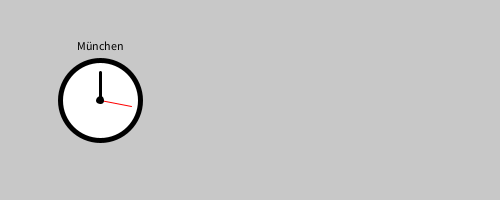
Frame 1 (no input)
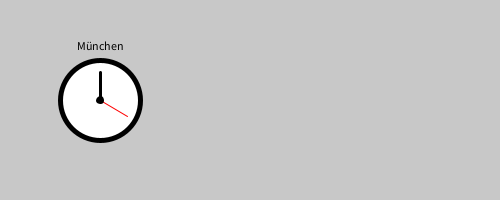
Frame 60 (the mouse pressed at the canvas centre just before this capture)
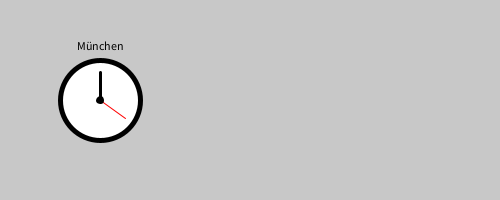
Frame 120 (the mouse held since frame 60 and released just before this capture)

The Processing sketch that drew these frames (run headless with seeded random() and noise(); from frame 60 on, the mouse is pressed at the canvas centre):

// Processing sketch: Weltzeituhr_Vorlage
// ── Weltzeituhr_Vorlage.pde
Uhr uhr1;


void setup()
{
  size(500,200);
  uhr1 = new Uhr();
}

void draw()
{
  background(200);
  uhr1.aktualisieren();
  uhr1.anzeigen(); 
}

// ── Uhr.pde
class Uhr
{
  private int stunden;
  private int minuten;
  private int sekunden;

  private int x;
  private int y;

  private String ort;
  private int radius;

  Uhr()
  {
    x = 100;
    y = 100;
    radius = 40;
    ort = "München";
  }

  void aktualisieren()
  {
    stunden = hour();
    minuten = minute();
    sekunden = second();
  }

  void anzeigen()
  {
    // Ziffernblatt
    fill(255);
    strokeWeight(5); // Liniendicke
    stroke(0); 
    circle(x, y, radius*2);
    textAlign(CENTER);
    fill(0);
    text(ort, x, y - radius - 10);

    // Die Sekundenanzeige
    zeichneSekundenzeiger();
    zeichneMinutenzeiger();
    zeichneStundenzeiger();
    
    circle(x,y,5);
  }

  void zeichneSekundenzeiger()
  {
    float l = radius * 0.8;
    float winkel = sekunden / 60.0 * 2 * PI - PI/2;
    float sx = cos(winkel);
    float sy = sin (winkel);
    stroke(255,0,0);
    strokeWeight(1); // Liniendicke
    line(x, y, x + l*sx, y + l*sy);
  }

  void zeichneMinutenzeiger()
  {
    float l = radius * 0.7;
    float winkel = minuten / 60.0 * 2 * PI - PI/2;
    float sx = cos(winkel);
    float sy = sin (winkel);
    stroke(0);
    strokeWeight(3); // Liniendicke
    line(x, y, x + l*sx, y + l*sy);
  }

  void zeichneStundenzeiger()
  {
    float l = radius * 0.5;
    if (stunden > 12)
    {
      stunden = stunden - 12;
    }
    float winkel = (stunden + minuten/60.0) / 12.0 * 2 * PI - PI/2;
    float sx = cos(winkel);
    float sy = sin (winkel);
    stroke(0);
    strokeWeight(3); // Liniendicke
    line(x, y, x + l*sx, y + l*sy);
  }
}
